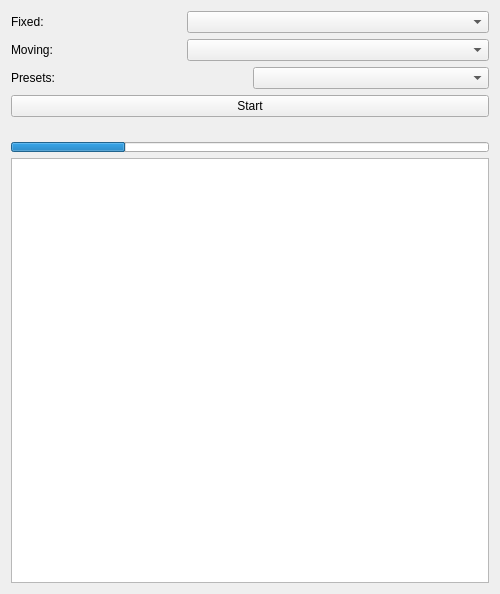
<?xml version="1.0" encoding="UTF-8"?>
<ui version="4.0">
 <class>NonRigidRegistrationWidget</class>
 <widget class="QWidget" name="NonRigidRegistrationWidget">
  <property name="geometry">
   <rect>
    <x>0</x>
    <y>0</y>
    <width>500</width>
    <height>594</height>
   </rect>
  </property>
  <property name="windowTitle">
   <string>Form</string>
  </property>
  <layout class="QVBoxLayout" name="verticalLayout">
   <item>
    <layout class="QHBoxLayout" name="horizontalLayout_3">
     <item>
      <widget class="QLabel" name="targetImageLabel">
       <property name="maximumSize">
        <size>
         <width>170</width>
         <height>16777215</height>
        </size>
       </property>
       <property name="text">
        <string>Fixed:</string>
       </property>
      </widget>
     </item>
     <item>
      <widget class="QComboBox" name="targetImageComboBox">
       <property name="minimumSize">
        <size>
         <width>200</width>
         <height>0</height>
        </size>
       </property>
      </widget>
     </item>
    </layout>
   </item>
   <item>
    <layout class="QHBoxLayout" name="horizontalLayout_4">
     <item>
      <widget class="QLabel" name="sourceImageLabel">
       <property name="maximumSize">
        <size>
         <width>170</width>
         <height>16777215</height>
        </size>
       </property>
       <property name="text">
        <string>Moving:</string>
       </property>
      </widget>
     </item>
     <item>
      <widget class="QComboBox" name="sourceImageComboBox">
       <property name="minimumSize">
        <size>
         <width>200</width>
         <height>0</height>
        </size>
       </property>
      </widget>
     </item>
    </layout>
   </item>
   <item>
    <layout class="QHBoxLayout" name="horizontalLayout_2">
     <item>
      <widget class="QLabel" name="label">
       <property name="text">
        <string>Presets: </string>
       </property>
      </widget>
     </item>
     <item>
      <widget class="QComboBox" name="presetsComboBox"/>
     </item>
    </layout>
   </item>
   <item>
    <layout class="QHBoxLayout" name="horizontalLayout">
     <item>
      <widget class="QPushButton" name="startButton">
       <property name="text">
        <string>Start</string>
       </property>
      </widget>
     </item>
    </layout>
   </item>
   <item>
    <widget class="QLabel" name="userFeedbackLabel">
     <property name="maximumSize">
      <size>
       <width>16777215</width>
       <height>30</height>
      </size>
     </property>
     <property name="font">
      <font>
       <pointsize>8</pointsize>
       <weight>75</weight>
       <bold>true</bold>
      </font>
     </property>
     <property name="text">
      <string/>
     </property>
     <property name="alignment">
      <set>Qt::AlignCenter</set>
     </property>
    </widget>
   </item>
   <item>
    <widget class="QProgressBar" name="progressBar">
     <property name="enabled">
      <bool>true</bool>
     </property>
     <property name="maximumSize">
      <size>
       <width>16777215</width>
       <height>10</height>
      </size>
     </property>
     <property name="value">
      <number>24</number>
     </property>
     <property name="textVisible">
      <bool>false</bool>
     </property>
    </widget>
   </item>
   <item>
    <widget class="QTextEdit" name="registrationOutputTextEdit">
     <property name="sizePolicy">
      <sizepolicy hsizetype="Expanding" vsizetype="Expanding">
       <horstretch>0</horstretch>
       <verstretch>0</verstretch>
      </sizepolicy>
     </property>
     <property name="font">
      <font>
       <family>Free Courier</family>
       <pointsize>9</pointsize>
      </font>
     </property>
     <property name="readOnly">
      <bool>true</bool>
     </property>
    </widget>
   </item>
  </layout>
 </widget>
 <resources/>
 <connections/>
</ui>
